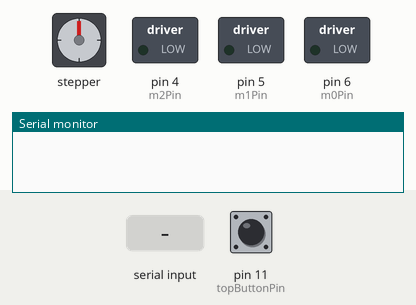
The sketch below on a simulated Arduino Uno, built with avr-gcc and run on an emulated ATmega328P. On the bench: stepper motor, switched loads named in the sketch (green lamp = pin HIGH), the last lines printed to the serial monitor. Wiring (inferred from the names in the program): stepper motor driver (200 steps per turn assumed): step pin 3; direction pin 2; enable pin 7. The inputs (shaded band) are chosen by the test bench; at power-on: pin 11 (topButtonPin) LOW. Pins used as bus, display or sensor lines are not drawn.

Above: at 1.2 s.
1.3 s: "30,150\n" received over Serial
At 2.4 s:
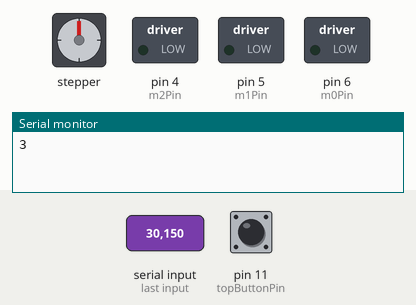
4.3 s: "1\n" received over Serial
Timing chart, 0 to 68.8 s (numbered marks = the images above; inputs shaded):
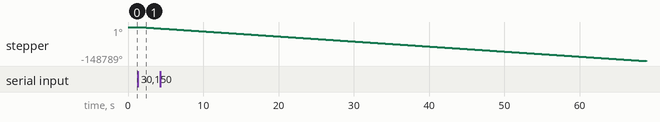

The sketch:

Basic_Motor_Serial.ino
```cpp
// Define stepper motor connections and steps per revolution:
// Pins 0 and 1 are serial pins left unassigned
// Define stepper motor connections and steps per revolution:
#define dirPin 2
#define stepPin 3
#define m0Pin 6
#define m1Pin 5
#define m2Pin 4
#define enablePin 7
#define faultPin 8
#define sleepPin 9
#define resetPin 10

#define topButtonPin 11
#define bottomButtonPin 12

#define delay_length 400
#define stepsPerRevolution 200
double pythonInput;
bool doneFlag;

int revolutionCounter = 0;

// If no serial input is made, run the "default" case
double num1 = 0;
double num2 = 0;


void setup() {
  pinMode(dirPin, OUTPUT);
  pinMode(stepPin, OUTPUT);
  pinMode(m0Pin, OUTPUT);
  pinMode(m1Pin, OUTPUT);
  pinMode(m2Pin, OUTPUT);
  pinMode(enablePin, OUTPUT);
  pinMode(faultPin, INPUT);
  pinMode(sleepPin, OUTPUT);
  pinMode(resetPin, OUTPUT);

  digitalWrite(dirPin, HIGH);
  digitalWrite(stepPin, LOW);
  digitalWrite(m0Pin, LOW);
  digitalWrite(m1Pin, LOW);
  digitalWrite(m2Pin, LOW);
  digitalWrite(sleepPin, HIGH);
  digitalWrite(resetPin, HIGH);

  digitalWrite(enablePin, HIGH);  // Disable the driver

  doneFlag = false;

  Serial.begin(9600);  // Begin serial transmission
  Serial.setTimeout(5);
}


// Check if the arm has hit the top button
bool checkTopHit(){
  return digitalRead(topButtonPin);
}


// Check if the arm has hit the bottom button:
bool checkBottomHit(){
  return digitalRead(bottomButtonPin);
}

void run(){
    // Run the motor one step at last set direction
    digitalWrite(stepPin, HIGH);
    revolutionCounter += 1;
    delayMicroseconds(delay_length);
    digitalWrite(stepPin, LOW);
    delayMicroseconds(delay_length);
}


// Run the motor n revolutions in the given directoin
void runMotor(int n, int dir){
  // Enable the motor and set the direction, wait
  digitalWrite(enablePin, LOW);
  digitalWrite(dirPin, dir);
  delay(100);

  // Run the motor
  for (int i = 0; i < stepsPerRevolution * n; i++) {
    run();
  }

  // Disable the motor and wait
  digitalWrite(enablePin, HIGH);
  delayMicroseconds(20);
  doneFlag = true;
}


// Run the motor until it reaches the top or bottom
void runMotorHit(int dir){
  // Enable the motor and set the direction, wait
  digitalWrite(enablePin, LOW);
  digitalWrite(dirPin, dir);
  delay(100);

  // Run the motor
  while (checkTopHit() == false || checkBottomHit() == false ){
    run();
  }

  revolutionCounter = 0;

  // Disable the motor and wait
  digitalWrite(enablePin, HIGH);
  delayMicroseconds(20);
  doneFlag = true;
}

void loop() {
    if (Serial.available()){
        String data = Serial.readStringUntil('\n');
        // Note that int values can overflow easily and inputs are not sanitised
        int num1 = data.substring(0, 1).toInt();
        int num2 = data.substring(2).toInt(); // Will return 0 if the no integer in char[2] onwards

        doneFlag = false;

        switch (num1) { // Check the first number
            // Hit the top button: BLOCKING
            case 1: // Go up until any button is pressed
              Serial.println("1");  // Print lines for debugging
              runMotorHit(LOW);
              while(!doneFlag);
              break;

            // Hit the bottom button: BLOCKING
            case 2: // Go down until any button is pressed
              Serial.println("2");
              runMotorHit(HIGH);
              while(!doneFlag);
              break;

            case 3: // Go up 20 revolutions NON-BLOCKING
              Serial.println("3");
              runMotor(20, LOW);
              break;

            case 4: // Go down 20 revolutions NON-BLOCKING
              Serial.println("4");
              runMotor(20, HIGH);
              break;

            case 5: // Go up n revolutions NON-BLOCKING
              Serial.print("5 ");
              Serial.println(num2);
              runMotor(num2, LOW);
              break;

            case 6: // Go down n revolutions NON-BLOCKING
              Serial.print("6 ");
              Serial.println(num2);
              runMotor(num2, HIGH);
              break;

            case 7: // Interrupt, discontinued
              Serial.println("7");
              break;

            // If any other command is sent the python code shouldn't let that and something went wrong:
            default:
              Serial.println("Default");
              // Do nothing
              break;
        }
        Serial.print("Number of revolutions: ");
        Serial.println(revolutionCounter);
    }
}
```

Measured:
- after the input at 1.3 s, stepper: keeps turning counter-clockwise at about 2224°/s, starting after 0.11 s
